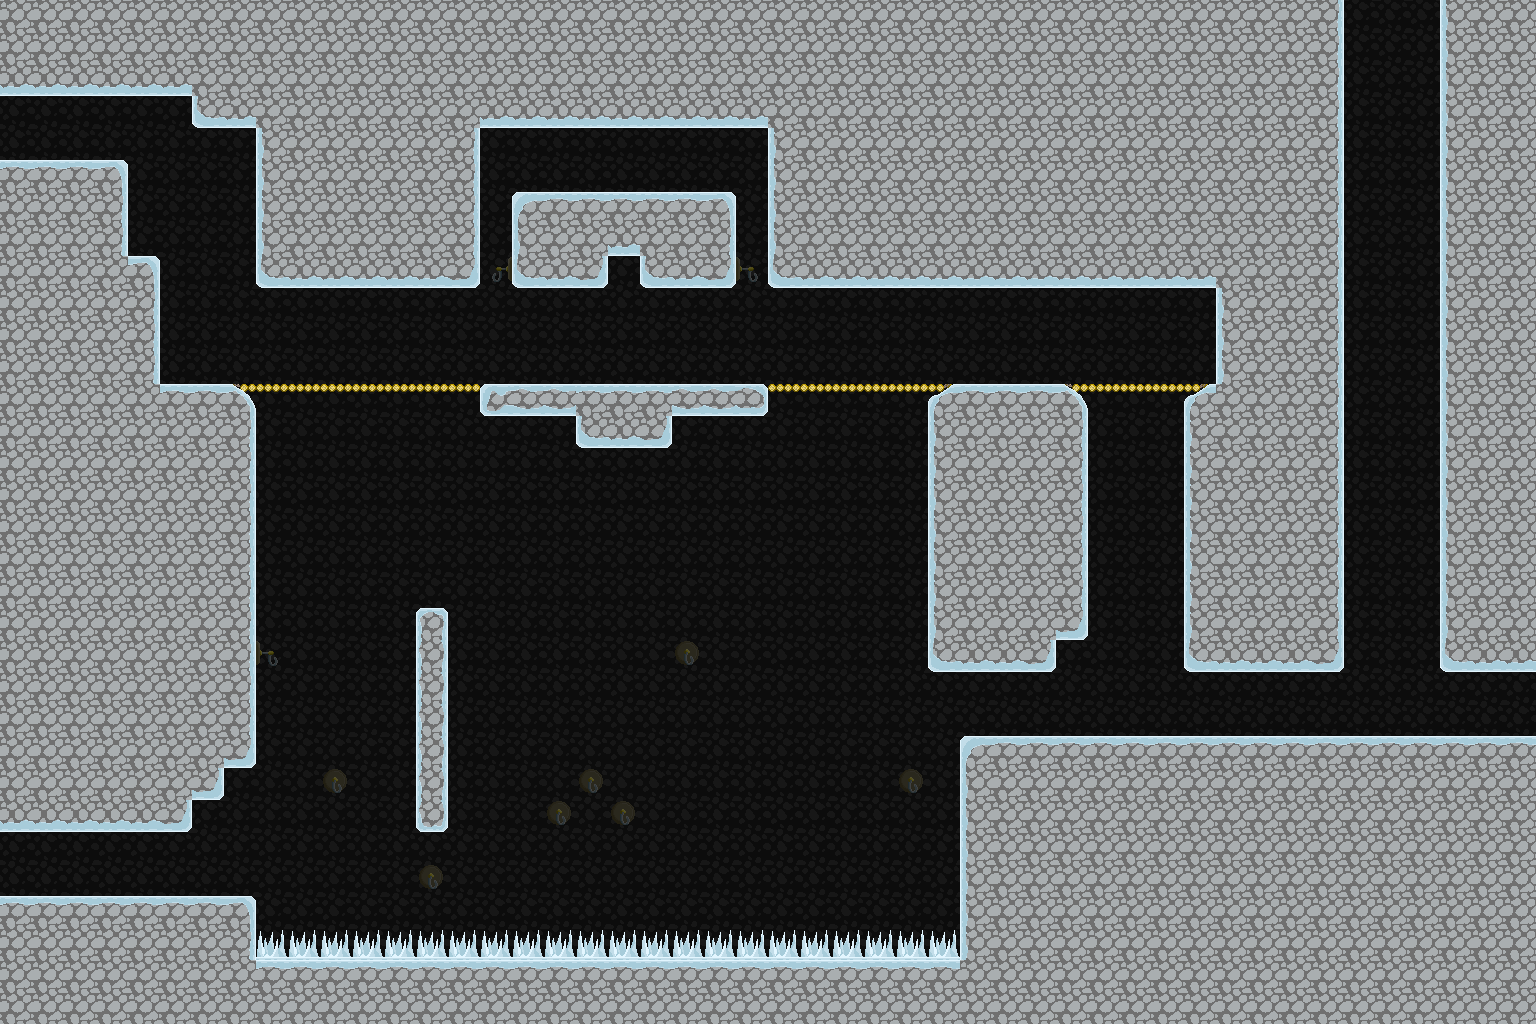

A 2D game scene composited from a Tiled map and its tileset images. What follows is a short description and the map's XML, with each tile layer's data collapsed to a summary:
An orthogonal 48x32 tile map with 32x32 px tiles, 2 tile layers (tilemap, foreground) and 5 objects (4x travelPoint, jadedragon).

<map version="1.0" orientation="orthogonal" width="48" height="32" tilewidth="32" tileheight="32">
 <tileset firstgid="1" name="tilemap" tilewidth="32" tileheight="32">
  <image source="gfx/tilemap.png" width="192" height="320" />
 </tileset>
 <layer name="tilemap" width="48" height="32" opacity="0.34">
  <data>[1536 cells, 1536 non-empty, 4 distinct tile ids]</data>
 </layer>
 <layer name="foreground" width="48" height="32">
  <data>[1536 cells, 906 non-empty, 19 distinct tile ids]</data>
 </layer>
 <objectgroup name="objects" width="48" height="32">
  <object type="jadedragon" x="608" y="256" width="32" height="32">
   <properties>
    <property name="delay" value=".5" />
    <property name="interval" value="1" />
   </properties>
  </object>
  <object name="room5-1to4-3upper" type="travelPoint" x="0" y="96" width="32" height="64">
   <properties>
    <property name="map" value="room4-3" />
    <property name="target" value="room4-3to5-1upper" />
   </properties>
  </object>
  <object name="room5-1to4-3lower" type="travelPoint" x="0" y="832" width="32" height="64">
   <properties>
    <property name="map" value="room4-3" />
    <property name="target" value="room4-3to5-1lower" />
   </properties>
  </object>
  <object name="room5-1to5-2" type="travelPoint" x="1504" y="672" width="32" height="64">
   <properties>
    <property name="map" value="room5-2" />
    <property name="target" value="room5-2to5-1" />
   </properties>
  </object>
  <object name="room5-1to4-4" type="travelPoint" x="1344" y="0" width="96" height="32">
   <properties>
    <property name="map" value="room4-4" />
    <property name="target" value="room4-4to5-1" />
   </properties>
  </object>
 </objectgroup>
</map>
